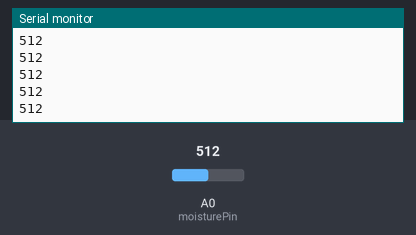
Simulated run of this sketch. Board: Arduino Uno, built with avr-gcc and run on an emulated ATmega328P. On the bench: the last lines printed to the serial monitor. The test bench sets the inputs (shaded band); at power-on: A0 (moisturePin) = 512.

Above: at 1.2 s.
1.3 s: A0 (moisturePin) set to 716
At 2.4 s:
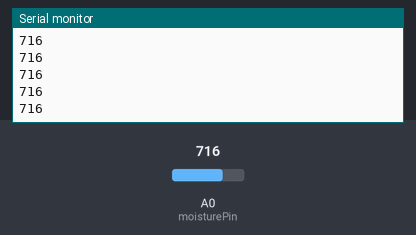
2.8 s: A0 (moisturePin) set to 900
At 3.4 s:
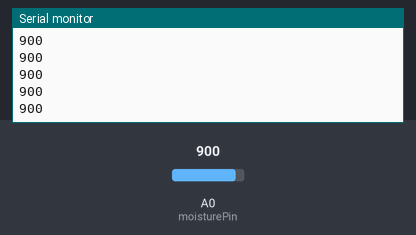
Timing chart, 0 to 5.8 s (numbered marks = the images above; inputs shaded):
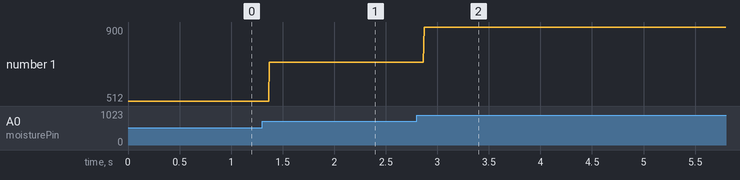

The sketch:

moisture.ino
```cpp
  // Attach moisture sensor to analog pin A0
int moisturePin = A0;

void setup() {
  // put your setup code here, to run once:
  Serial.begin(9600);
  pinMode(moisturePin, INPUT);
}

void loop() {
  // put your main code here, to run repeatedly:
  Serial.println(analogRead(moisturePin));
}
```

Measured:
- after the input at 1.3 s, the serial monitor: prints a new line after 0.07 s (image 1)
- after the input at 2.8 s, the serial monitor: prints a new line after 0.07 s (image 2)
- plotted number 1: 512 → 716 after the input at 1.3 s, 716 → 900 after the input at 2.8 s
